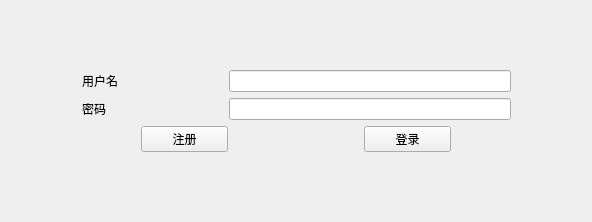
<?xml version="1.0" encoding="UTF-8"?>
<ui version="4.0">
 <class>Form</class>
 <widget class="QWidget" name="Login">
  <property name="geometry">
   <rect>
    <x>0</x>
    <y>0</y>
    <width>592</width>
    <height>222</height>
   </rect>
  </property>
  <property name="windowTitle">
   <string>Form</string>
  </property>
  <layout class="QVBoxLayout" name="verticalLayout_2">
   <item>
    <layout class="QVBoxLayout" name="verticalLayout">
     <item>
      <layout class="QHBoxLayout" name="horizontalLayout" stretch="1,1,1,4,1">
       <item>
        <spacer name="horizontalSpacer_6">
         <property name="orientation">
          <enum>Qt::Horizontal</enum>
         </property>
         <property name="sizeHint" stdset="0">
          <size>
           <width>40</width>
           <height>20</height>
          </size>
         </property>
        </spacer>
       </item>
       <item>
        <widget class="QLabel" name="label">
         <property name="styleSheet">
          <string notr="true">font: 18pt &quot;Adobe 黑体 Std R&quot;;</string>
         </property>
         <property name="text">
          <string>用户名</string>
         </property>
        </widget>
       </item>
       <item>
        <spacer name="horizontalSpacer">
         <property name="orientation">
          <enum>Qt::Horizontal</enum>
         </property>
         <property name="sizeHint" stdset="0">
          <size>
           <width>40</width>
           <height>20</height>
          </size>
         </property>
        </spacer>
       </item>
       <item>
        <widget class="QLineEdit" name="username"/>
       </item>
       <item>
        <spacer name="horizontalSpacer_5">
         <property name="orientation">
          <enum>Qt::Horizontal</enum>
         </property>
         <property name="sizeHint" stdset="0">
          <size>
           <width>40</width>
           <height>20</height>
          </size>
         </property>
        </spacer>
       </item>
      </layout>
     </item>
     <item>
      <layout class="QHBoxLayout" name="horizontalLayout_2" stretch="1,1,1,4,1">
       <item>
        <spacer name="horizontalSpacer_7">
         <property name="orientation">
          <enum>Qt::Horizontal</enum>
         </property>
         <property name="sizeHint" stdset="0">
          <size>
           <width>40</width>
           <height>20</height>
          </size>
         </property>
        </spacer>
       </item>
       <item>
        <widget class="QLabel" name="label_2">
         <property name="styleSheet">
          <string notr="true">font: 18pt &quot;Adobe 黑体 Std R&quot;;</string>
         </property>
         <property name="text">
          <string>密码</string>
         </property>
        </widget>
       </item>
       <item>
        <spacer name="horizontalSpacer_2">
         <property name="orientation">
          <enum>Qt::Horizontal</enum>
         </property>
         <property name="sizeHint" stdset="0">
          <size>
           <width>40</width>
           <height>20</height>
          </size>
         </property>
        </spacer>
       </item>
       <item>
        <widget class="QLineEdit" name="password">
         <property name="echoMode">
          <enum>QLineEdit::Password</enum>
         </property>
         <property name="readOnly">
          <bool>false</bool>
         </property>
        </widget>
       </item>
       <item>
        <spacer name="horizontalSpacer_4">
         <property name="orientation">
          <enum>Qt::Horizontal</enum>
         </property>
         <property name="sizeHint" stdset="0">
          <size>
           <width>40</width>
           <height>20</height>
          </size>
         </property>
        </spacer>
       </item>
      </layout>
     </item>
     <item>
      <layout class="QHBoxLayout" name="horizontalLayout_3" stretch="3,2,3,2,3">
       <item>
        <spacer name="horizontalSpacer_8">
         <property name="orientation">
          <enum>Qt::Horizontal</enum>
         </property>
         <property name="sizeHint" stdset="0">
          <size>
           <width>40</width>
           <height>20</height>
          </size>
         </property>
        </spacer>
       </item>
       <item>
        <widget class="QPushButton" name="register_2">
         <property name="styleSheet">
          <string notr="true">font: 16pt &quot;Adobe 黑体 Std R&quot;;</string>
         </property>
         <property name="text">
          <string>注册</string>
         </property>
        </widget>
       </item>
       <item>
        <spacer name="horizontalSpacer_3">
         <property name="orientation">
          <enum>Qt::Horizontal</enum>
         </property>
         <property name="sizeHint" stdset="0">
          <size>
           <width>40</width>
           <height>20</height>
          </size>
         </property>
        </spacer>
       </item>
       <item>
        <widget class="QPushButton" name="login">
         <property name="styleSheet">
          <string notr="true">font: 16pt &quot;Adobe 黑体 Std R&quot;;</string>
         </property>
         <property name="text">
          <string>登录</string>
         </property>
        </widget>
       </item>
       <item>
        <spacer name="horizontalSpacer_9">
         <property name="orientation">
          <enum>Qt::Horizontal</enum>
         </property>
         <property name="sizeHint" stdset="0">
          <size>
           <width>40</width>
           <height>20</height>
          </size>
         </property>
        </spacer>
       </item>
      </layout>
     </item>
    </layout>
   </item>
  </layout>
 </widget>
 <resources/>
 <connections/>
</ui>
